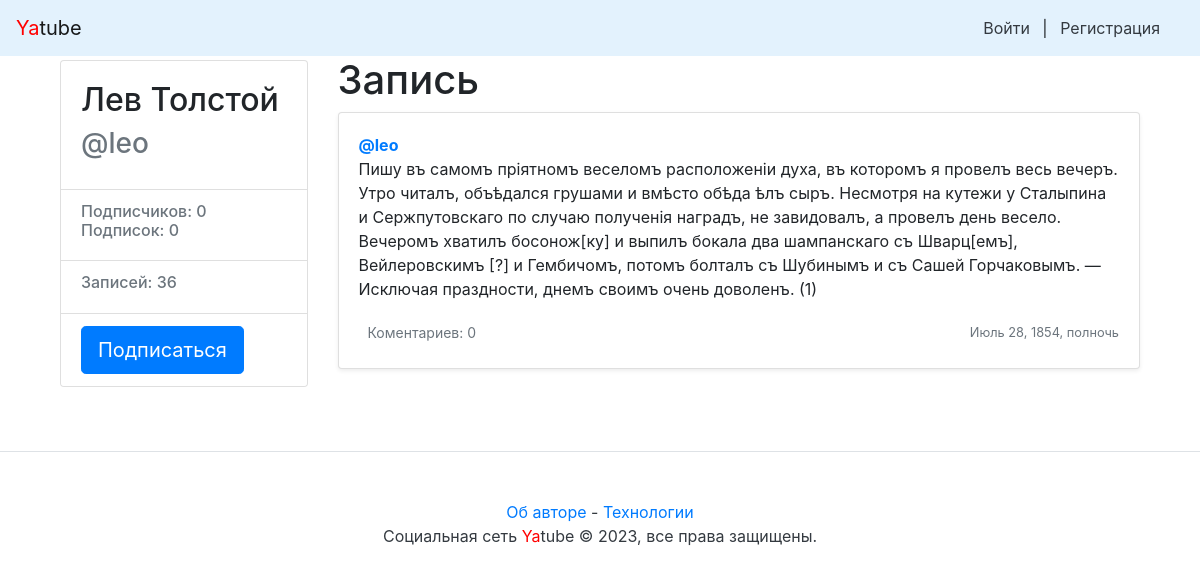
Page /leo/34/ on the committed database.
### posts/models.py (models this page shows)
class Post(models.Model):
    class Meta():
        ordering = ['-pub_date', '-id']
    text = models.TextField(max_length=200)
    pub_date = models.DateTimeField("date published", auto_now_add=True)
    author = models.ForeignKey(User, on_delete=models.CASCADE, related_name="post")
    group = models.ForeignKey(Group, on_delete=models.SET_NULL, blank=True, null=True, related_name="post")
    image = models.ImageField(upload_to='posts/', blank=True, null=True)

### posts/views.py (the view)
# urls.py: path('<str:username>/<int:post_id>/', views.post_view, name='post'),
def post_view(request, username, post_id):
    post = get_object_or_404(Post, id=post_id, author__username=username)
    author = post.author
    form = CommentForm()
    return render(
        request,
        'post.html',
        {
            'post': post,
            'author': author,
            'form': form,
            'following': user_is_follower(request.user, author),
            'comments': post.comments.all()
        },
    )

### posts/views.py (called while the page is built)
def user_is_follower(user, author):
    return user.is_authenticated and Follow.objects.filter(user=user, author=author).exists()

### yatube/context_processors.py (called while the page is built)
def year(request):
    cur_year = dt.datetime.now().year
    return {'year' : cur_year}

### posts/templates/post.html (shortened to what this page needs)
{% extends "base.html" %}
{% block content %}
{% load thumbnail %}
    <main role="main" class="container">
        <div class="row">
            {% include "author.html" with author=author %}
            <div class="col-md-9">
                <h1> Запись </h1>
                {% if page %}
                    {% for post in page %}
                        {% include "post_item.html" with post=post %}
                    {% endfor %}
                    {% if page.has_other_pages %}
                        {% include "paginator.html" with items=page paginator=paginator %}
                    {% endif %}
                {% else %}
                    {% include "post_item.html" with post=post is_post=True %}
                {% endif %}
            </div>
        </div>
    </main>
{% endblock %}

### posts/templates/author.html
<div class="col-md-3 mb-3 mt-1">
    <div class="card">
            <div class="card-body">
                    <div class="h2">
                        {{ author.get_full_name }}
                    </div>
                    <div class="h3 text-muted">
                        @{{ author.username }}
                    </div>
            </div>
            <ul class="list-group list-group-flush">
                    <li class="list-group-item">
                            <div class="h6 text-muted">
                                Подписчиков: {{ author.following.count }}<br />
                                Подписок: {{ author.follower.count }}
                            </div>
                    </li>
                    <li class="list-group-item">
                        <div class="h6 text-muted">
                                Записей: {{ author.post.count }}
                        </div>
                    </li>
                    {% if user != author %}
                    <li class="list-group-item">
                        {% if following %}
                        <a class="btn btn-lg btn-light"
                                href="{% url 'profile_unfollow' author.username %}" role="button">
                                Отписаться
                        </a>
                        {% else %}
                        <a class="btn btn-lg btn-primary"
                                href="{% url 'profile_follow' author.username %}" role="button">
                        Подписаться
                        </a>
                        {% endif %}
                    </li>
                    {% endif %}
            </ul>
    </div>
</div>

### posts/templates/post_item.html (shortened to what this page needs)
<div class="card mb-3 mt-1 shadow-sm">
    {% load thumbnail %}
    <div class="card-body">
        <p class="card-text">
            <a name="post_{{ post.id }}" href="{% url 'profile' post.author.username %}">
                <strong class="d-block text-gray-dark">@{{ post.author }}</strong>
            </a>
            {{ post.text|linebreaksbr }}
        </p>
        <div class="d-flex justify-content-between align-items-center">
            <div class="btn-group ">
                <small class="btn btn-sm text-muted">Коментариев: {{ post.comments.count }}</small>
            </div>
            <small class="text-muted">{{ post.pub_date }}</small>
        </div>
    </div>
</div>

### rows in the picture
Post: author "leo", text "Пишу въ самомъ пріятномъ веселомъ расположеніи духа, въ которомъ я провелъ весь вечеръ. Утро читалъ, объѣдался грушами и вмѣсто обѣда ѣлъ сыръ. Несмотря на кутежи у Сталыпина и Сержпутовскаго по случаю полученія наградъ, не завидовалъ, а провелъ день весело. Вечеромъ хватилъ босонож[ку] и выпилъ бокала два шампанскаго съ Шварц[емъ], Вейлеровскимъ [?] и Гембичомъ, потомъ болталъ съ Шубинымъ и съ Сашей Горчаковымъ. — Исключая праздности, днемъ своимъ очень доволенъ. (1)", comments.count "0", pub_date "Июль 28, 1854, полночь"

### other values in the picture
{{ author.get_full_name }} "Лев Толстой"
{{ author.username }} "leo"
{{ author.following.count }} "0"
{{ author.follower.count }} "0"
{{ author.post.count }} "36"
